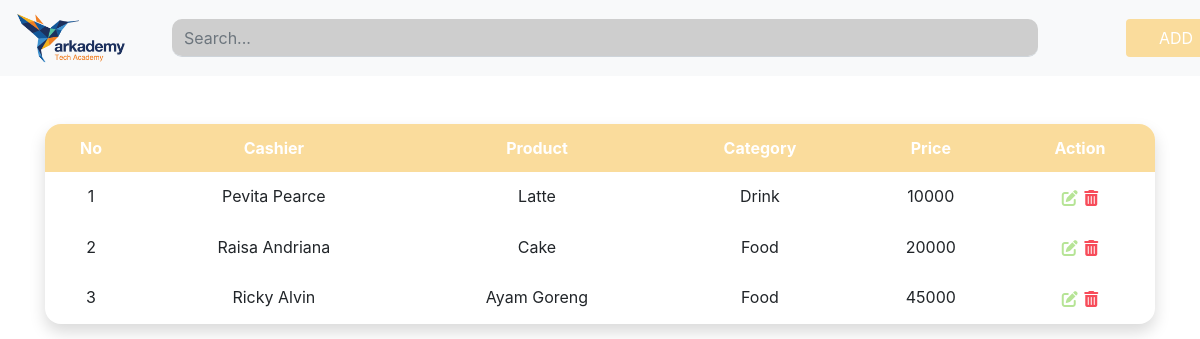
/6c/arkademy/index.php, run on the app's committed database.
### tables this page shows
CREATE TABLE `product` (
  `id` int(11) NOT NULL,
  `name` varchar(100) DEFAULT NULL,
  `price` int(11) DEFAULT NULL,
  `id_category` int(11) DEFAULT NULL,
  `id_cashier` int(11) DEFAULT NULL
);

CREATE TABLE `cashier` (
  `id` int(11) NOT NULL,
  `name` varchar(100) DEFAULT NULL
);

CREATE TABLE `category` (
  `id` int(11) NOT NULL,
  `name` varchar(100) DEFAULT NULL
);

### 6c/arkademy/index.php (the view, shortened to what this page needs)
<!DOCTYPE html>
<html lang="en">
<head>
    <link rel="stylesheet" href="https://stackpath.bootstrapcdn.com/bootstrap/4.3.1/css/bootstrap.min.css">
    <link rel="stylesheet" href="./asset/css/style.css">
</head>
<body>
    <nav class="navbar navbar-expand-lg navbar-light bg-light">
        <a class="navbar-brand" href="#">
            <img src="./asset/image/logo.png" width="auto" height="50" alt="">
        </a>
        <form class="form-inline">
            <input class="form-control mr-sm-2" type="search" placeholder="Search..." aria-label="Search" style="width:866px;margin-left:30px;background-color: #cecece !important; border-radius: 10px !important;">
        </form>
        <div class="collapse navbar-collapse" id="navbarSupportedContent">
            <button class="btn btn-pink my-2 my-sm-0" type="button" data-toggle="modal" data-target="#AddModal" style="margin-left:80px; width:100px">ADD</button>
        </div>
    </nav>
    <div class="container">
        <table class="table table-borderless mt-5 shadow">
            <thead class="text-center">
                <tr class="header-bg border-radius-table">
                    <th scope="col">No</th>
                    <th scope="col">Cashier</th>
                    <th scope="col">Product</th>
                    <th scope="col">Category</th>
                    <th scope="col">Price</th>
                    <th scope="col">Action</th>
                </tr>
            </thead>
            <?php
            include "koneksi.php";
            $no = 0;
            $arkademy = mysqli_query($koneksi, "SELECT chsr.name as Cashier, prd.name as Product, ctgr.name as Category, prd.price as Price, prd.id_cashier as id_cashier, prd.id_category as id_category
            from product as prd
            inner join Category as ctgr on prd.id_category = ctgr.id inner join Cashier as chsr on prd.id_cashier = chsr.id");
            while ($r = mysqli_fetch_array($arkademy)) {
                $no++;
            ?>
                <tbody class="text-center">
                    <tr>
                        <td><?php echo $no; ?></td>
                        <td><?php echo  $r['Cashier']; ?></td>
                        <td><?php echo  $r['Product']; ?></td>
                        <td><?php echo  $r['Category']; ?></td>
                        <td><?php echo  $r['Price']; ?></td>
                        <td>
                            <button type="button" class="btn p-0 btn-edit" data-toggle="modal" data-target="#EditModal">
                                <i class="fas fa-edit"></i>
                            </button>
                            <button type="button" class="btn p-0 btn-delete" data-toggle="modal" data-target="#DeleteModal">
                                <i class="fas fa-trash-alt"></i>
                            </button>
                        </td>
                    </tr>
                <?php } ?>
        </table>
    </div>
</body>
</html>

### 6c/arkademy/asset/css/style.css (style rules this page uses)
.btn-pink { background-color: #FADC9C; color: #fff; }
.btn-delete { color: #F74C5A; }
.btn-edit { color: #B6E496; }
.header-bg { background-color: #FADC9C; color: #fff; }
table { border-collapse: collapse; border-radius: 1em; overflow: hidden; }
.form-control { border-top: 0 !important; border-left: 0 !important; border-right: 0 !important; border-radius: 0% !important; color: #737C83 !important; }

### data on the page
product: id_cashier.name "Pevita Pearce", name "Latte", id_category.name "Drink", price "10000"
product: id_cashier.name "Raisa Andriana", name "Cake", id_category.name "Food", price "20000"
product: id_cashier.name "Ricky Alvin", name "Ayam Goreng", id_category.name "Food", price "45000"
